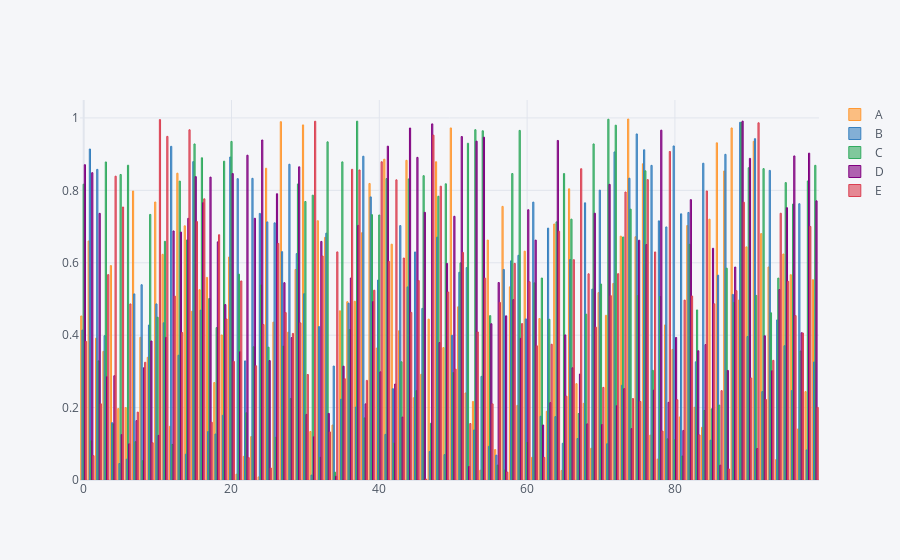

Source (notebook cell):
### Code cell
print('What kind of plot you need , the complete data plot or columns plot')
cat = input('Press 1 for plotting all columns or press 2 for specifying columns to plot')
cat = int(cat)
main(cat)
